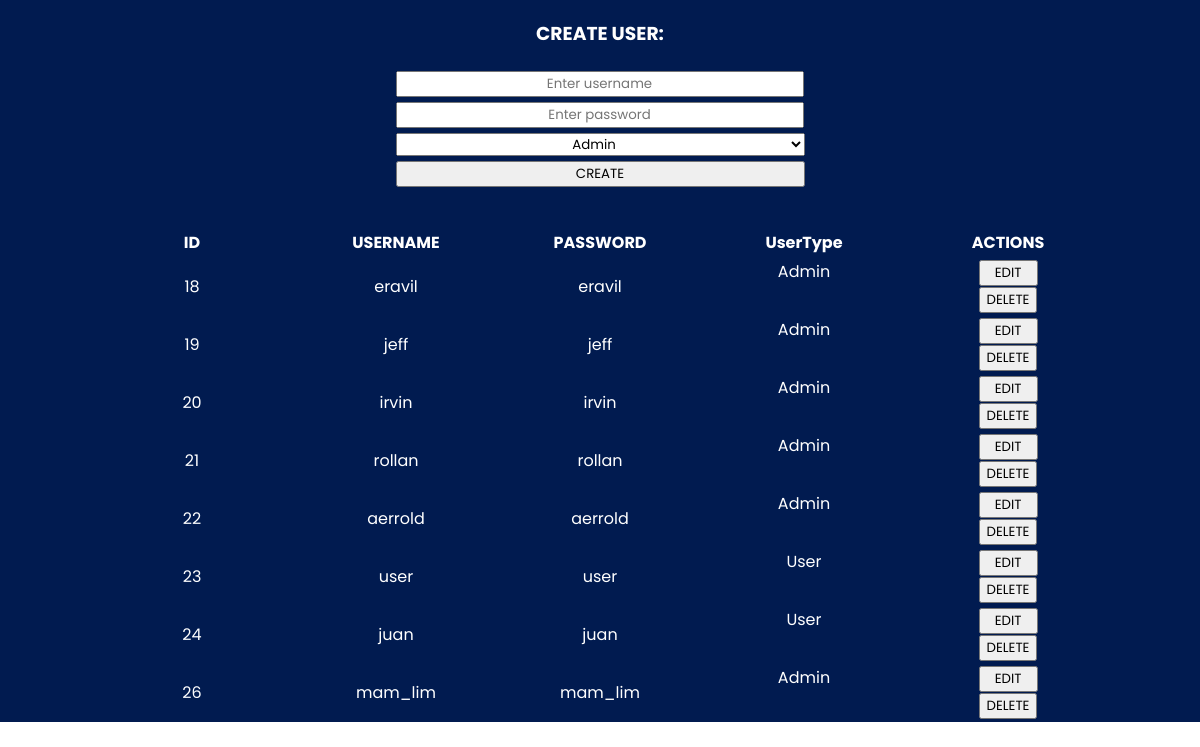
The app's page /admin/index.php with its own data.
### tables this page shows
CREATE TABLE `accounts` (
  `id` int(20) NOT NULL,
  `username` varchar(100) NOT NULL,
  `password` varchar(100) NOT NULL,
  `usertype` enum('Admin','User') NOT NULL DEFAULT 'User'
);

### admin/read.php (called while the page is built, shortened)
<?php
  require("./database.php");
  $sort = 'ASC';
  $column = 'id';
  $queryAccounts = "SELECT * FROM accounts ORDER BY $column $sort";
  $sqlAccounts = mysqli_query($connection, $queryAccounts);
?>

### admin/index.php (the view, shortened to what this page needs)
<?php
  require("./read.php");
?>
<!DOCTYPE html>
<html lang="en">
<head>
</head>
<body>
  <div class="main">
    <form class="create-main" action="/softeng/admin/create.php" method="post">
      <h3>CREATE USER:</h3></hr>
      <input type="text" name="username" style = "width: 400px; height: auto; text-align: center;" placeholder="Enter username" required/>
      <input type="password" name="password" style = "width: 400px; height: auto; text-align: center;" placeholder="Enter password" required/>
      <select name="usertype" style = "width: 409px;text-align-last:center;">
      <option value="Admin" class = "lt">Admin</option>
      </select>
      <input type="submit" name="create" value="CREATE">
    </form>
    <table class="read-main">
      <tr>
        <th><a href="?column=id&sort=<?php echo $sort ?>">ID</a></th>
        <th><a href="?column=username&sort=<?php echo $sort ?>">USERNAME</a></th>
        <th><a href="?column=password&sort=<?php echo $sort ?>">PASSWORD</a></th>
        <th><a href="?column=password&sort=<?php echo $sort ?>">UserType</a></th>
        <th>ACTIONS</th>
      </tr>
      <?php while($results = mysqli_fetch_array($sqlAccounts)) { ?>
        <tr>
          <td><?php echo $results['id']; ?></td>
          <td><?php echo $results['username']; ?></td>
          <td><?php echo $results['password']; ?></td>
          <td><?php echo $results['usertype']; ?></td>
          <td>
            <form action="/softeng/admin/update.php"method="post">
              <input type="submit" name="edit" style = "width: 59px;"value="EDIT"/>
            </form>
            <form action="/softeng/admin/delete.php" method="post">
              <input type="submit" name="delete" value="DELETE"/>
            </form>
          </td>
        </tr>
      <?php } ?>
    </table>
  </div>
</body>
</html>

### admin/index.php (style rules this page uses)
* { font-family: "Poppins", sans-serif; }
html, body { margin: 0; padding: 0; }
.main { height: 100%; background-color: #011b50; color: white; display: grid; grid-template-rows: auto auto 1fr; justify-items: center; row-gap: 20px; }
.main .create-main { grid-row: 1/2; display: grid; grid-auto-rows: auto; row-gap: 5px; }
.main .create-main h3 { text-align: center; }
.main .read-main { grid-row: 3/4; }
.main .read-main tr th { width: 200px; }
.main .read-main tr th a { color: white; text-decoration:none; }
.main .read-main tr td { text-align: center; }
.main .read-main tr td:nth-child(4) { display: grid; grid-auto-flow: column; }

### records on screen
accounts: id "18", username "eravil", password "eravil", usertype "Admin"
accounts: id "19", username "jeff", password "jeff", usertype "Admin"
accounts: id "20", username "irvin", password "irvin", usertype "Admin"
accounts: id "21", username "rollan", password "rollan", usertype "Admin"
accounts: id "22", username "aerrold", password "aerrold", usertype "Admin"
accounts: id "23", username "user", password "user", usertype "User"
accounts: id "24", username "juan", password "juan", usertype "User"
accounts: id "26", username "mam_lim", password "mam_lim", usertype "Admin"
